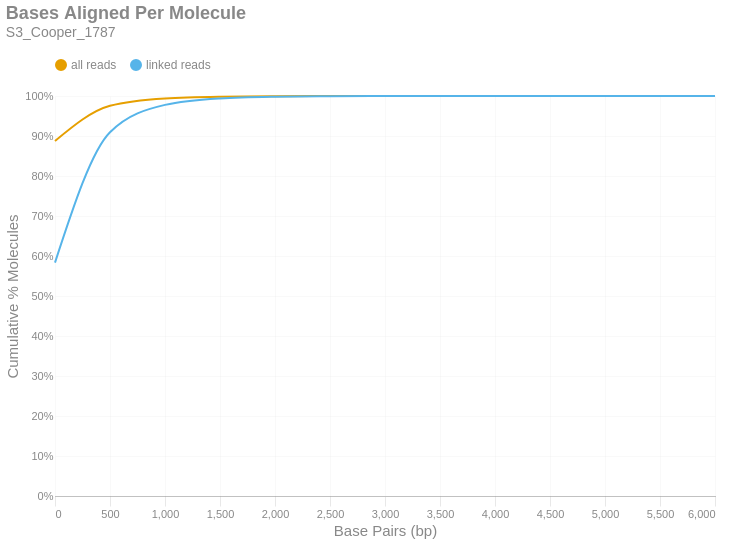

Write notebook code for a chart like this one.
### Markdown cell above
### Bases Aligned Per Molecule
This is a cumulative frequency distribution showing the number of base pairs aligned per unique molecule. These data are shown in 500 bp bins. There are two distributions: one with `all reads` (yellow) and another with only `linked reads` (blue). The percent of molecules in the `linked reads` distribution is relative to the total number of linked molecules.

### Code cell
if SKIPLR:
    print_html(f"Skipped")
else:
    binned_df = consolidated_hist(valids['aligned_bp'], mask, 500, True)
    with SafeRender(binned_df):
        (
            density_plot(binned_df, 'Bases Aligned Per Molecule', samplename, 'basesper')
            .encode(
                x=alt.X('bin:Q', title="Base Pairs (bp)").axis(tickMinStep=500).scale(padding=0),
                y=alt.Y('value:Q', title='Cumulative % Molecules')
                    .axis(format='%')
                    .scale(domain = [0,1])
                    .stack(False),
                color=alt.Color("key:N").scale(domain = ["all reads", "linked reads"]),
                tooltip = [
                    alt.Tooltip("key:N", title = "Data Type"),
                    alt.Tooltip("range_label:N", title="Bases Aligned Per Molecule"),
                    alt.Tooltip("value:Q", format = ".2%", title="% Molecules (Cum.)")
                ]
            )
        ).display()

### Figure 1 — Vega-Lite specification as saved in the notebook (floating-point values rounded to 4 significant figures)
{"width": "container", "height": 400, "config": {"title": {"anchor": "start", "dy": -15, "fontSize": 18, "color": "#888888", "subtitleColor": "#888888", "subtitleFontSize": 14}, "arc": {"fill": "#0072B2"}, "axis": {"domainColor": "#888888", "domainWidth": 0.5, "gridWidth": 0.2, "grid": false, "titleFontWeight": 400, "titleFontSize": 15, "labelFontSize": 11, "labelColor": "#888888", "tickColor": "#888888", "tickWidth": 0.2, "titleColor": "#888888"}, "axisBand": {"grid": false}, "axisX": {"grid": true, "tickSize": 10, "domainCap": "round"}, "axisY": {"domain": false, "grid": true, "tickSize": 0, "domainCap": "round"}, "background": "transparent", "header": {"labelFontSize": 15, "labelColor": "#888888", "titleFontSize": 15, "titleFontWeight": 600, "titleColor": "#888888"}, "legend": {"labelFont": "sans-serif", "labelFontSize": 12, "labelColor": "#888888", "symbolSize": 100, "symbolType": "circle", "titleFontSize": 12, "titlePadding": 10, "titleColor": "#888888", "title": null, "orient": "top"}, "range": {"category": ["#E69F00", "#56B4E9", "#009E73", "#F0E442", "#0072B2", "#D55E00", "#CC79A7", "#000000"], "diverging": ["#cfe8f3", "#a2d4ec", "#73bfe2", "#46abdb", "#1696d2", "#12719e"]}, "area": {"fill": "#0072B2", "fillOpacity": 0.7, "line": true, "strokeOpacity": 0.7}, "line": {"color": "#0072B2", "stroke": "#0072B2", "strokeWidth": 2}, "trail": {"color": "#0072B2", "stroke": "#0072B2", "strokeWidth": 0, "size": 1}, "point": {"filled": true, "fillOpacity": 1.0, "size": 95}, "text": {"color": "#888888", "fontSize": 11, "align": "right", "fontWeight": 400, "size": 11}, "bar": {"fill": "#0072B2", "stroke": null}, "view": {"stroke": null, "continuousWidth": 660, "continuousHeight": 400}}, "data": {"name": "data-2b1810c71c22f260115206691e30abcc"}, "mark": {"type": "line", "interpolate": "monotone", "point": {"opacity": 0, "size": 275}}, "encoding": {"color": {"field": "key", "scale": {"domain": ["all reads", "linked reads"]}, "type": "nominal"}, "tooltip": [{"field": "key", "title": "Data Type", "type": "nominal"}, {"field": "range_label", "title": "Bases Aligned Per Molecule", "type": "nominal"}, {"field": "value", "format": ".2%", "title": "% Molecules (Cum.)", "type": "quantitative"}], "x": {"axis": {"tickMinStep": 500}, "field": "bin", "scale": {"padding": 0}, "title": "Base Pairs (bp)", "type": "quantitative"}, "y": {"axis": {"format": "%"}, "field": "value", "scale": {"domain": [0, 1]}, "stack": false, "title": "Cumulative % Molecules", "type": "quantitative"}}, "params": [{"name": "param_c36ac31b6afebe62", "select": {"type": "point", "fields": ["key"]}, "bind": "legend"}], "title": {"text": "Bases Aligned Per Molecule", "subtitle": "S3_Cooper_1787"}, "transform": [{"fold": ["all reads (cumsum)", "linked reads (cumsum)"]}, {"calculate": "replace(datum.key, ' (cumsum)', '')", "as": "key"}, {"filter": {"param": "param_c36ac31b6afebe62"}}], "usermeta": {"embedOptions": {"downloadFileName": "S3_Cooper_1787.basesper"}}, "$schema": "https://vega.github.io/schema/vega-lite/v6.1.0.json", "datasets": {"data-2b1810c71c22f260115206691e30abcc": [{"bin": "0.0", "interval": "0.0-500.0", "all reads": 0.8877, "linked reads": 0.5835, "all reads (cumsum)": 0.8877, "linked reads (cumsum)": 0.5835, "range_label": "0-499"}, {"bin": "500.0", "interval": "500.0-1000.0", "all reads": 0.08796, "linked reads": 0.326, "all reads (cumsum)": 0.9757, "linked reads (cumsum)": 0.9095, "range_label": "500-999"}, {"bin": "1000.0", "interval": "1000.0-1500.0", "all reads": 0.01835, "linked reads": 0.0683, "all reads (cumsum)": 0.994, "linked reads (cumsum)": 0.9778, "range_label": "1000-1499"}, {"bin": "1500.0", "interval": "1500.0-2000.0", "all reads": 0.004367, "linked reads": 0.01626, "all reads (cumsum)": 0.9984, "linked reads (cumsum)": 0.994, "range_label": "1500-1999"}, {"bin": "2000.0", "interval": "2000.0-2500.0", "all reads": 0.001127, "linked reads": 0.004198, "all reads (cumsum)": 0.9995, "linked reads (cumsum)": 0.9982, "range_label": "2000-2499"}, {"bin": "2500.0", "interval": "2500.0-3000.0", "all reads": 0.0003129, "linked reads": 0.001165, "all reads (cumsum)": 0.9998, "linked reads (cumsum)": 0.9994, "range_label": "2500-2999"}, {"bin": "3000.0", "interval": "3000.0-3500.0", "all reads": 0.0001051, "linked reads": 0.0003913, "all reads (cumsum)": 0.9999, "linked reads (cumsum)": 0.9998, "range_label": "3000-3499"}, {"bin": "3500.0", "interval": "3500.0-4000.0", "all reads": 3.54e-05, "linked reads": 0.0001318, "all reads (cumsum)": 1.0, "linked reads (cumsum)": 0.9999, "range_label": "3500-3999"}, {"bin": "4000.0", "interval": "4000.0-4500.0", "all reads": 1.274e-05, "linked reads": 4.745e-05, "all reads (cumsum)": 1.0, "linked reads (cumsum)": 1.0, "range_label": "4000-4499"}, {"bin": "4500.0", "interval": "4500.0-5000.0", "all reads": 5.192e-06, "linked reads": 1.933e-05, "all reads (cumsum)": 1.0, "linked reads (cumsum)": 1.0, "range_label": "4500-4999"}, {"bin": "5000.0", "interval": "5000.0-5500.0", "all reads": 2.203e-06, "linked reads": 8.201e-06, "all reads (cumsum)": 1.0, "linked reads (cumsum)": 1.0, "range_label": "5000-5499"}, {"bin": "5500.0", "interval": "5500.0-6000.0", "all reads": 1.101e-06, "linked reads": 4.101e-06, "all reads (cumsum)": 1.0, "linked reads (cumsum)": 1.0, "range_label": "5500-5999"}, {"bin": "6000.0", "interval": "6000.0-6500.0", "all reads": 1.573e-07, "linked reads": 5.858e-07, "all reads (cumsum)": 1.0, "linked reads (cumsum)": 1.0, "range_label": "6000-6499"}]}}
